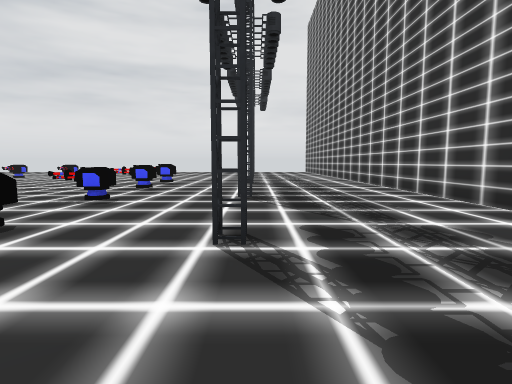
view 1 (above)

20 first-person views from a walk through a 3-D level made in the Unity game engine. The camera is 1.3 m above the floor, tilts 6° down and sees 80° across. The floor is counted in squares, 2 m on a side. Each view is taken from the middle of a square. On the plan, view 1 faces up. The plan holds only what a view shows up to about 10 squares ahead; the rest is blank. The player is left out.

view 2
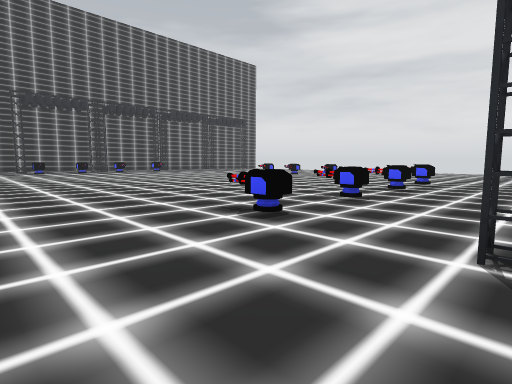

view 3
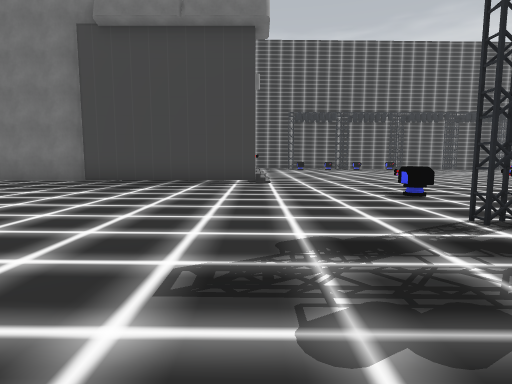

view 4
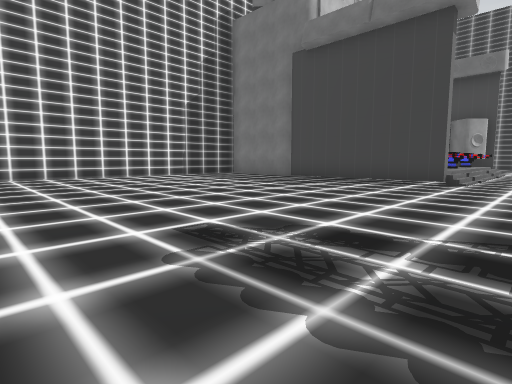

view 5
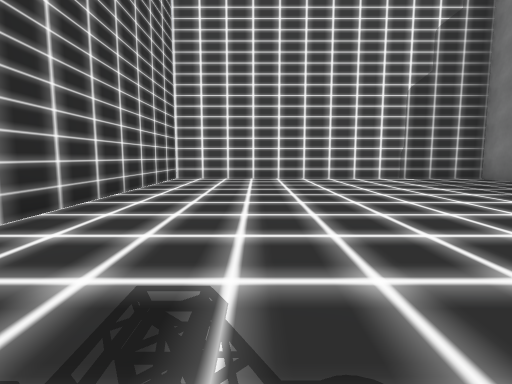

view 6
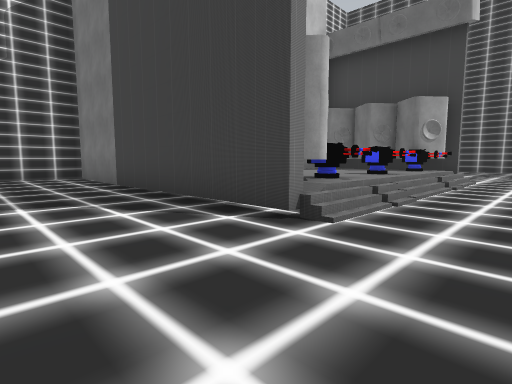

view 7
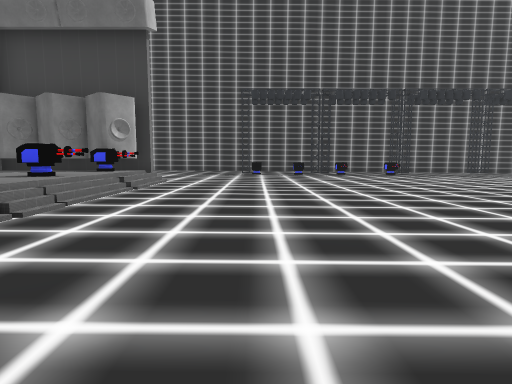

view 8
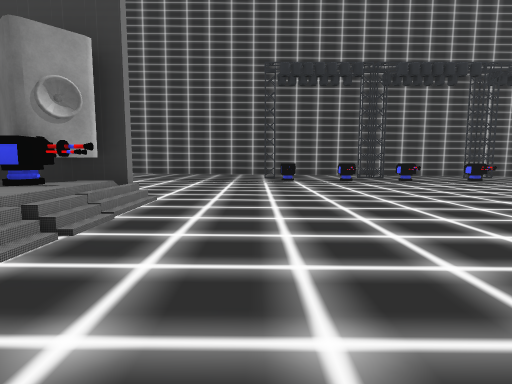

view 9
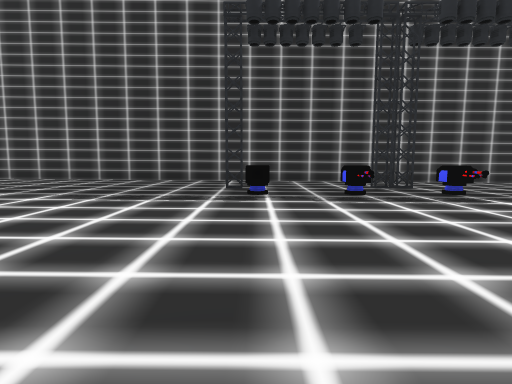

view 10
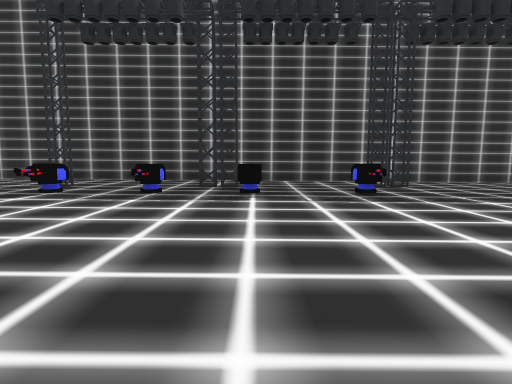

view 11
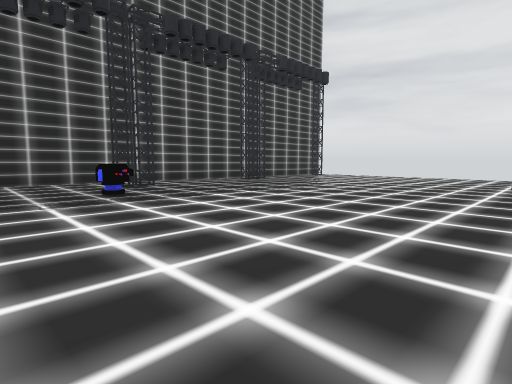

view 12
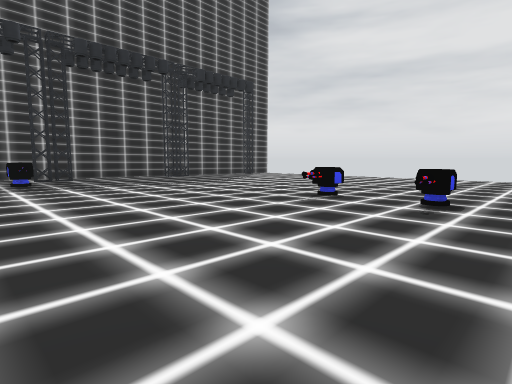

view 13
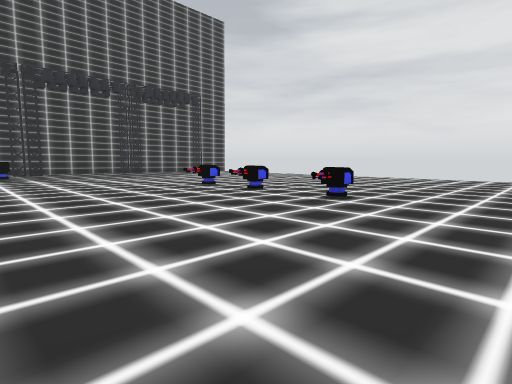

view 14
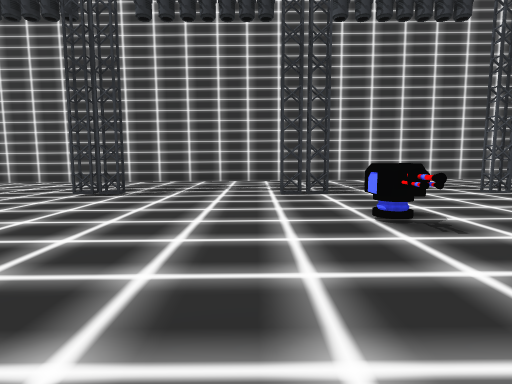

view 15
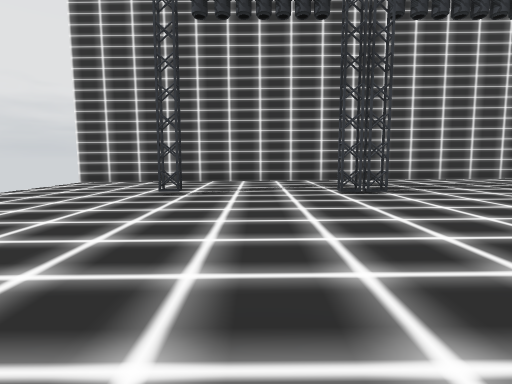

view 16
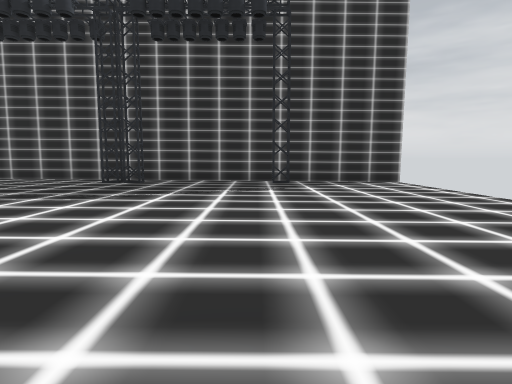

view 17
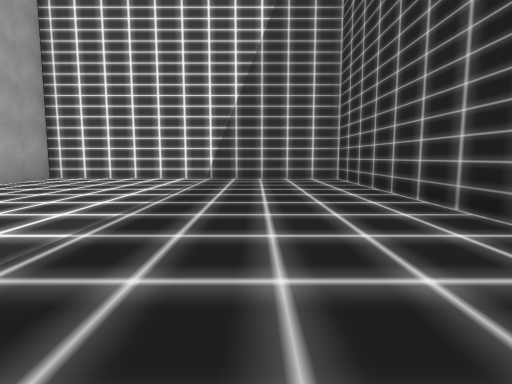

view 18
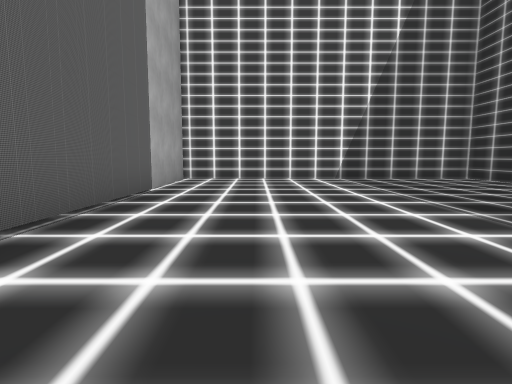

view 19
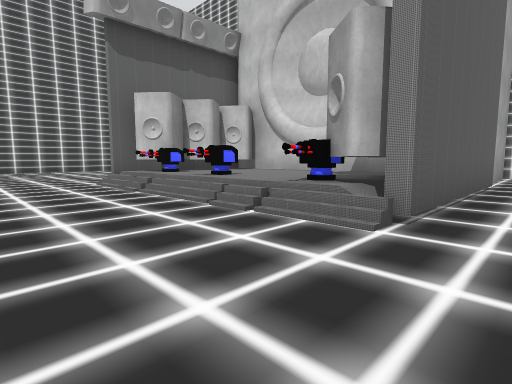

view 20
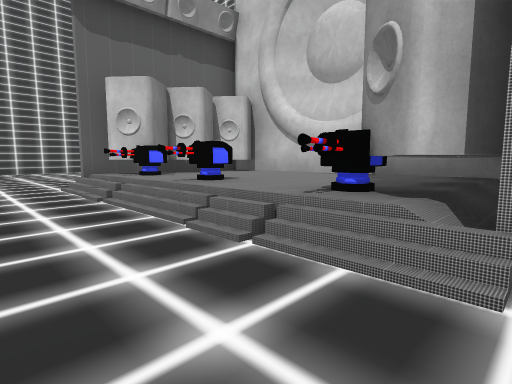

### Floor plan
Key: @ floor where view 1 was taken; # wall or solid block; . main floor; : floor 0.25 m higher than the main floor; + floor 0.5 m higher than the main floor; * floor 1 m higher than the main floor; / step, stairs or slope; = window, fence, low wall or low ledge; T turret; S satellite.
Columns run from 22 left of view 1 to 4 right of it. Each row starts with its distance up from view 1.
 22 #                         #
 21 #......               ....#
 20 #.......   ..  ..   ......#
 19 #......... .. ...  .......#
 18 #..#............. ....#...#
 17 #.........................#
 16 #.........................#
 15 #.........................#
 14 #..#..................#...#
 13 #.........T.T.T...........#
 12 #.........................#
 11 #.........................#
 10 #..#..................#...#
  9 #...TT.............T......#
  8 #..................T......#
  7 #:::TT::::::::::::::::::::#
  6 #::#::::::::::::::::::#:::#
  5 #:::TT:::::::::::::T::::::#
  4 #:::::::::::::::::::::::::#
  3 #:::TT:::::::::::::T::#:::#
  2 #:::::::::::::::::::::::::
  1 #:::::::::::::::::::::::::
  0 #:::::::://#/T=//:::::@:::
 -1 #::::::::#ST*TTT#:::::::::
 -2 #::::::::#S****S#:::::::::#
 -3 #::::::::#S****##:::::::::#
 -4 #::::::::########:::::::::#
 -5 #::::::::#      #:::::::::#
 -6 #::::::::#      #:::::::::#
 -7 #::::::::#      #:::::::::#
 -8 #++++++++#      #+++++++++#
 -9 ##########      ###########

Positions as (right, up) in squares from view 1, and headings:
1: (0, 0), facing up
2: (0, 0), facing up-left
3: (3, 0), facing left
4: (3, 2), facing down-left
5: (1, 1), facing down
6: (-3, 2), facing down-left
7: (-4, 3), facing left
8: (-8, 2), facing left
9: (-12, 3), facing left
10: (-12, 7), facing left
11: (-12, 7), facing up-left
12: (-9, 8), facing up-left
13: (-5, 8), facing up-left
14: (-6, 11), facing right
15: (-6, 16), facing right
16: (-12, 17), facing left
17: (-19, 1), facing down
18: (-15, 1), facing down
19: (-14, 3), facing down-right
20: (-13, 2), facing down-right
